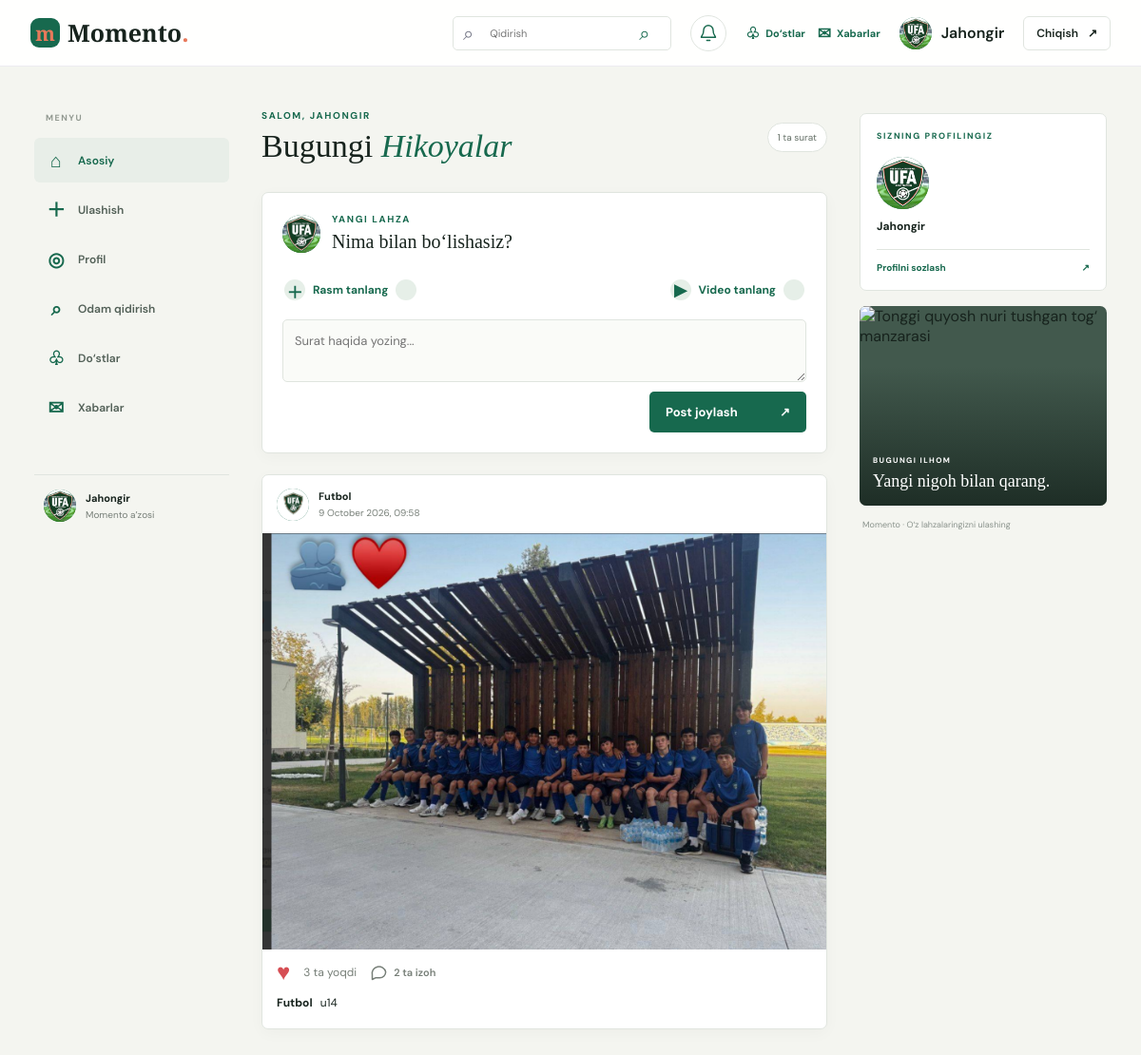
The app's page / (signed in) with its own data.
### app/models.py (models this page shows, shortened)
class Profile(models.Model):
	user = models.OneToOneField(User, on_delete=models.CASCADE, related_name='profile')
	avatar = models.ImageField(upload_to='avatars/', blank=True)
	birth_year = models.PositiveSmallIntegerField(null=True, blank=True)
	last_seen = models.DateTimeField(default=timezone.now)

class Post(models.Model):
	author = models.ForeignKey(User, on_delete=models.CASCADE, related_name='posts')
	image = models.ImageField(upload_to='posts/%Y/%m/', blank=True, null=True)
	video = models.FileField(
		upload_to='posts/%Y/%m/videos/',
		blank=True,
		null=True,
		validators=[FileExtensionValidator(allowed_extensions=['mp4', 'webm', 'mov'])],
	)
	caption = models.CharField(max_length=500, blank=True)
	created_at = models.DateTimeField(auto_now_add=True)
	class Meta:
		ordering = ['-created_at']

### app/views.py (the view)
# urls.py: 2. Add a URL to urlpatterns:  path('', views.home, name='home')
@login_required
def home(request):
	profile, _ = Profile.objects.get_or_create(user=request.user)
	form = PostForm(request.POST or None, request.FILES or None)
	comment_form = CommentForm()
	if request.method == 'POST' and form.is_valid():
		post = form.save(commit=False)
		post.author = request.user
		post.save()
		return redirect('home')
	posts = Post.objects.select_related('author', 'author__profile').annotate(
		like_count=Count('likes', distinct=True),
		comment_count=Count('comments', distinct=True),
		is_liked=Exists(Like.objects.filter(
			post_id=OuterRef('pk'),
			user_id=request.user.pk,
		)),
	)
	return render(request, 'app/home.html', {
		'form': form,
		'comment_form': comment_form,
		'posts': posts,
		'profile': profile,
	})

### app/forms.py
class PostForm(ImageOrVideoFormMixin, forms.ModelForm):
    class Meta:
        model = Post
        fields = ['image', 'video', 'caption']
        widgets = {
            'image': forms.ClearableFileInput(attrs={'accept': 'image/*'}),
            'video': forms.ClearableFileInput(attrs={
                'accept': 'video/mp4,video/webm,video/quicktime,.mp4,.webm,.mov',
            }),
            'caption': forms.Textarea(attrs={
                'rows': 2,
                'placeholder': 'Surat haqida yozing...',
                'maxlength': 500,
            }),
        }

class CommentForm(forms.ModelForm):
    class Meta:
        model = Comment
        fields = ['body']
        widgets = {
            'body': forms.Textarea(attrs={
                'rows': 2,
                'placeholder': 'Komment yozing...',
                'maxlength': 500,
            }),
        }

### templates/app/home.html (shortened to what this page needs)
{% extends 'app/base.html' %}
{% block content %}
<section class="app-shell">
  <aside class="side-nav" aria-label="Asosiy menyu">
    <p class="side-label">MENYU</p>
    <a class="nav-item nav-item-active" href="{% url 'home' %}"><span aria-hidden="true">⌂</span> Asosiy</a>
    <a class="nav-item" href="#new-post"><span aria-hidden="true">＋</span> Ulashish</a>
    <a class="nav-item" href="{% url 'profile' %}"><span aria-hidden="true">◎</span> Profil</a>
    <a class="nav-item" href="{% url 'search' %}"><span aria-hidden="true">⌕</span> Odam qidirish</a>
    <a class="nav-item" href="{% url 'friends' %}"><span aria-hidden="true">♧</span> Do‘stlar</a>
    <a class="nav-item" href="{% url 'inbox' %}"><span aria-hidden="true">✉</span> Xabarlar</a>
    <div class="sidebar-account">
      <span class="avatar avatar-side">
        {% if profile.avatar %}<img src="{{ profile.avatar.url }}" alt="">{% else %}{{ user.username|first|upper }}{% endif %}
      </span>
      <div><strong>{{ user.username }}</strong><span>Momento a’zosi</span></div>
    </div>
  </aside>
  <div class="feed-column">
    <div class="feed-heading">
      <div><p class="eyebrow">SALOM, {{ user.username|upper }}</p><h1>Bugungi <em>Hikoyalar</em></h1></div>
      <span class="feed-count">{{ posts|length }} ta surat</span>
    </div>
    <section class="composer" id="new-post" aria-labelledby="composer-title">
      <div class="composer-heading">
        <span class="avatar">
          {% if profile.avatar %}<img src="{{ profile.avatar.url }}" alt="">{% else %}{{ user.username|first|upper }}{% endif %}
        </span>
        <div><p class="eyebrow">YANGI LAHZA</p><h2 id="composer-title">Nima bilan bo‘lishasiz?</h2></div>
      </div>
      <form method="post" enctype="multipart/form-data" class="post-form">
        <label class="upload-control" for="id_image"><span aria-hidden="true">＋</span> Rasm tanlang</label>
        <label class="upload-control" for="id_video"><span aria-hidden="true">▶</span> Video tanlang</label>
        {{ form.caption }}
        <button class="button button-primary" type="submit">Post joylash <span aria-hidden="true">↗</span></button>
      </form>
    </section>
    <section class="post-list" aria-label="Foto lenta">
      {% for post in posts %}
        <article class="post">
          <div class="post-meta">
            <span class="avatar avatar-small">
              {% if post.author.profile.avatar %}<img src="{{ post.author.profile.avatar.url }}" alt="">{% else %}{{ post.author.username|first|upper }}{% endif %}
            </span>
            <div class="post-author"><a href="{% url 'public_profile' post.author.username %}"><strong>{{ post.author.username }}</strong></a><time>{{ post.created_at|date:'j F Y, H:i' }}</time></div>
          </div>
          {% if post.video %}
            <video class="post-image post-video" controls preload="metadata" playsinline>
              <source src="{{ post.video.url }}">
              Brauzeringiz videoni qo‘llab-quvvatlamaydi.
            </video>
          {% elif post.image %}
            <img class="post-image" src="{{ post.image.url }}" alt="{{ post.caption|default:'Momento tomonidan ulashilgan surat' }}">
          {% endif %}
          <div class="post-actions">
            <form method="post" action="{% url 'toggle_like' post.id %}">{% csrf_token %}<input type="hidden" name="next" value="{{ request.get_full_path }}"><button class="like-button{% if post.is_liked %} is-liked{% endif %}" type="submit" aria-label="Yoqdi">{{ post.is_liked|yesno:"♥,♡" }}</button></form>
            <span>{{ post.like_count }} ta yoqdi</span>
            <button class="comment-count" type="button" data-comments-open="comments-dialog-{{ post.id }}" aria-label="{{ post.comment_count }} ta izohni ko‘rish">
              <svg aria-hidden="true" viewBox="0 0 24 24"><path d="M20 11.5a7.5 7.5 0 0 1-7.5 7.5H7l-4 2v-5.5A7.5 7.5 0 1 1 20 11.5Z"/></svg>
              {{ post.comment_count }} ta izoh
            </button>
          </div>
          {% if post.caption %}<p class="caption"><strong>{{ post.author.username }}</strong> {{ post.caption }}</p>{% endif %}
        </article>
      {% endfor %}
    </section>
  </div>
  <aside class="right-rail">
    <section class="account-card">
      <p class="eyebrow">SIZNING PROFILINGIZ</p>
      <div class="account-card-user">
        <span class="avatar avatar-large">
          {% if profile.avatar %}<img src="{{ profile.avatar.url }}" alt="">{% else %}{{ user.username|first|upper }}{% endif %}
        </span>
        <strong>{{ user.username }}</strong>
      </div>
      <a class="profile-edit-link" href="{% url 'profile' %}">Profilni sozlash <span aria-hidden="true">↗</span></a>
    </section>
    <figure class="inspiration-card">
      <img src="https://images.unsplash.com/photo-1470252649378-9c29740c9fa8?auto=format&amp;fit=crop&amp;w=700&amp;q=80" alt="Tonggi quyosh nuri tushgan tog‘ manzarasi">
      <figcaption><span>BUGUNGI ILHOM</span><strong>Yangi nigoh bilan qarang.</strong></figcaption>
    </figure>
    <p class="rail-footer">Momento · O‘z lahzalaringizni ulashing</p>
  </aside>
</section>
{% endblock %}

### templates/app/base.html (shortened to what this page needs)
{% load static %}
<!doctype html>
<html lang="uz">
<head>
  <link rel="stylesheet" href="{% static 'app/styles.css' %}">
</head>
<body>
  <header class="topbar">
    <div class="topbar-inner">
      <a class="wordmark" href="{% if user.is_authenticated %}{% url 'home' %}{% else %}{% url 'login' %}{% endif %}"><span class="wordmark-icon">m</span>Momento<span class="wordmark-dot">.</span></a>
      {% if user.is_authenticated %}
        <div class="topbar-actions">
          <form class="topbar-search" method="get" action="{% url 'search' %}">
            <span aria-hidden="true">⌕</span>
            <input type="search" name="q" placeholder="Qidirish" aria-label="Odamlarni qidiring" value="{% if request.resolver_match.url_name == 'search' %}{{ request.GET.q }}{% endif %}">
            <button type="submit" aria-label="Qidirish"><span aria-hidden="true">⌕</span></button>
          </form>
          <div
            class="notification-center"
            data-notification-feed="{% url 'notification_feed' %}"
            data-notification-read-template="{% url 'notification_mark_read' 0 %}"
          >
            <button class="notification-toggle" type="button" aria-label="Bildirishnomalar" aria-expanded="false">
              <svg aria-hidden="true" viewBox="0 0 24 24"><path d="M18 8a6 6 0 0 0-12 0c0 7-3 7-3 9h18c0-2-3-2-3-9M10 21h4"/></svg>
            </button>
          </div>
          <nav class="social-links" aria-label="Hamjamiyat">
            <a href="{% url 'friends' %}" aria-label="Do‘stlar"><span aria-hidden="true">♧</span><span>Do‘stlar</span></a>
            <a href="{% url 'inbox' %}" aria-label="Xabarlar"><span aria-hidden="true">✉</span><span>Xabarlar</span></a>
          </nav>
          <a class="profile-link" href="{% url 'profile' %}">
            <span class="avatar avatar-header">
              {% if profile.avatar %}<img src="{{ profile.avatar.url }}" alt="">{% else %}{{ user.username|first|upper }}{% endif %}
            </span>
            <span class="user-name">{{ user.username }}</span>
          </a>
          <form method="post" action="{% url 'logout' %}">
            <button class="logout-button" type="submit">Chiqish <span aria-hidden="true">↗</span></button>
          </form>
        </div>
      {% else %}
        <nav class="auth-top-links" aria-label="Akkaunt">
          <a href="{% url 'login' %}">Kirish</a>
          <a class="join-link" href="{% url 'signup' %}">Akkaunt ochish <span aria-hidden="true">↗</span></a>
        </nav>
      {% endif %}
    </div>
  </header>
  <main class="page-main">
    {% block content %}{% endblock %}
  </main>
</body>
</html>

### records on screen
Profile: avatar (picture)
Post: author.profile.avatar (picture), author.username "Futbol", created_at "9 October 2026, 09:58", image (picture), is_liked "♥", like_count "3", comment_count "2", caption "u14"

### other values on screen
{{ user.username }} "Jahongir"
{{ user.username|upper }} "JAHONGIR"
{{ posts|length }} "1"
